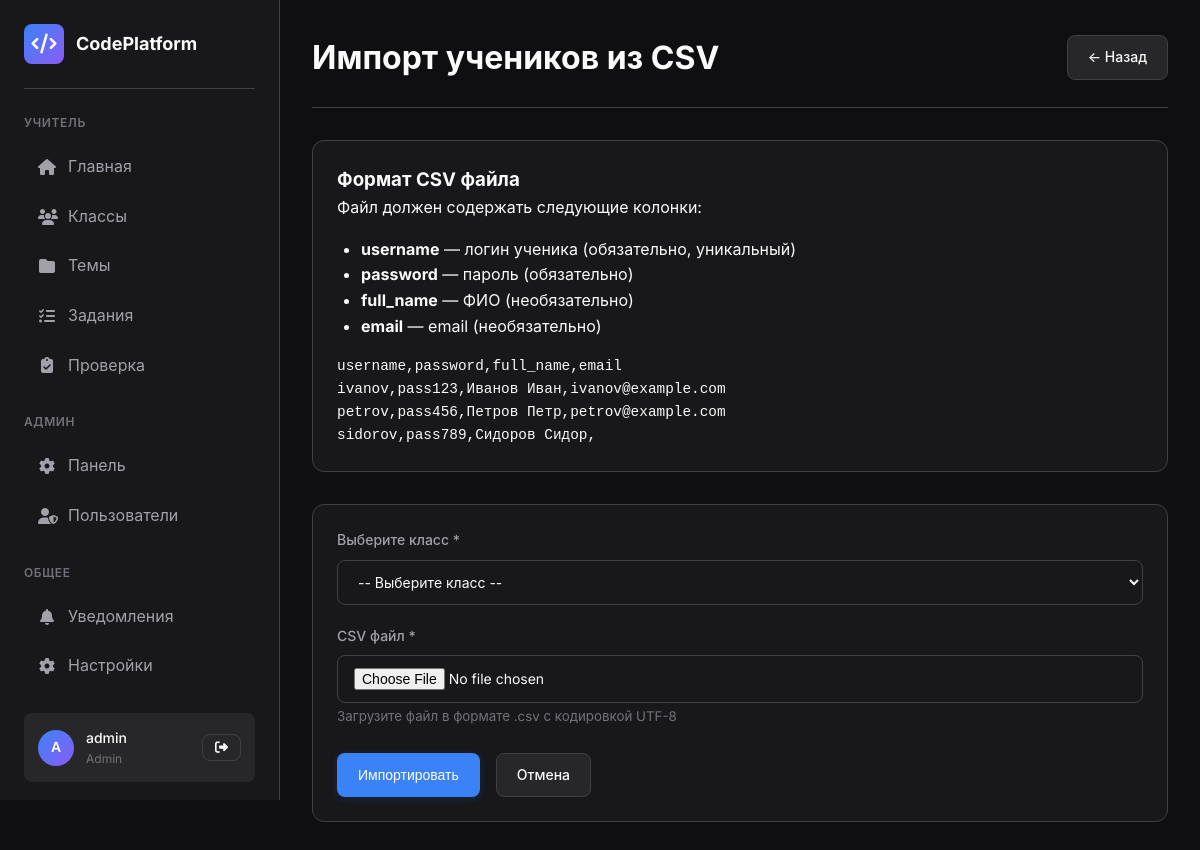
The page /teacher/students/import (signed in) on the database its author committed.
### models.py (models this page shows, shortened)
class User(UserMixin, db.Model):
    __tablename__ = 'users'
    id = db.Column(db.Integer, primary_key=True)
    username = db.Column(db.String(80), unique=True, nullable=False, index=True)
    email = db.Column(db.String(120), unique=True, nullable=False, index=True)
    password_hash = db.Column(db.String(256), nullable=False)
    role = db.Column(db.String(20), nullable=False, default='student')  # student, teacher, admin
    first_name = db.Column(db.String(50))
    last_name = db.Column(db.String(50))
    avatar_url = db.Column(db.String(255))
    is_active = db.Column(db.Boolean, default=True)
    created_at = db.Column(db.DateTime, default=datetime.utcnow)
    updated_at = db.Column(db.DateTime, default=datetime.utcnow, onupdate=datetime.utcnow)
    class_memberships = db.relationship('ClassMember', back_populates='user', cascade='all, delete-orphan')
    submissions = db.relationship('Submission', foreign_keys='Submission.user_id', back_populates='user', cascade='all, delete-orphan')
    created_assignments = db.relationship('Assignment', foreign_keys='Assignment.created_by', back_populates='creator', cascade='all, delete-orphan')
    graded_submissions = db.relationship('Submission', foreign_keys='Submission.graded_by', back_populates='grader')
    activity_logs = db.relationship('ActivityLog', back_populates='user', cascade='all, delete-orphan')
    @property
    def full_name(self):
        if self.first_name and self.last_name:
            return f"{self.first_name} {self.last_name}"
        return self.username

### app.py (the view, shortened to what this page needs)
@app.route('/teacher/students/import', methods=['GET', 'POST'])
@login_required
def import_students():
    if current_user.role not in ['teacher', 'admin']:
        flash('Доступ запрещён', 'error')
        return redirect(url_for('index'))
    class_groups = ClassGroup.query.join(ClassMember).filter(
        ClassMember.user_id == current_user.id
    ).all()
    if current_user.role == 'admin' and not class_groups:
        class_groups = ClassGroup.query.filter_by(is_active=True).all()
    return render_template('teacher/import_students.html', class_groups=class_groups)

### app.py (called while the page is built)
@login_manager.user_loader
def load_user(user_id):
    return User.query.get(int(user_id))

@app.context_processor
def utility_processor():
    def format_datetime(dt):
        if dt is None:
            return '—'
        return dt.strftime('%d.%m.%Y %H:%M')
    def format_date(dt):
        if dt is None:
            return '—'
        return dt.strftime('%d.%m.%Y')
    return {
        'formatDateTime': format_datetime,
        'formatDate': format_date
    }

### templates/teacher/import_students.html (shortened to what this page needs)
{% extends "base.html" %}
{% block content %}
<div class="header">
    <h1>Импорт учеников из CSV</h1>
    <a href="{{ url_for('teacher_dashboard') }}" class="btn btn-secondary">← Назад</a>
</div>
<div class="mt-4">
    <div class="card mb-4">
        <h3>Формат CSV файла</h3>
        <p>Файл должен содержать следующие колонки:</p>
        <ul style="margin: 1rem 0; padding-left: 1.5rem;">
            <li><strong>username</strong> — логин ученика (обязательно, уникальный)</li>
            <li><strong>password</strong> — пароль (обязательно)</li>
            <li><strong>full_name</strong> — ФИО (необязательно)</li>
            <li><strong>email</strong> — email (необязательно)</li>
        </ul>
        <div class="bg-dark p-3 rounded" style="font-family: monospace; font-size: 0.9rem;">
            <pre>username,password,full_name,email
ivanov,pass123,Иванов Иван,ivanov@example.com
petrov,pass456,Петров Петр,petrov@example.com
sidorov,pass789,Сидоров Сидор,</pre>
        </div>
    </div>
    <form method="POST" enctype="multipart/form-data" class="card">
        <div class="form-group">
            <label class="form-label">Выберите класс *</label>
            <select name="class_group_id" class="form-control" required>
                <option value="">-- Выберите класс --</option>
            </select>
        </div>
        <div class="form-group">
            <label class="form-label">CSV файл *</label>
            <input type="file" name="file" class="form-control" accept=".csv" required>
            <small class="text-muted">Загрузите файл в формате .csv с кодировкой UTF-8</small>
        </div>
        <div class="flex gap-2 mt-3">
            <button type="submit" class="btn btn-primary">Импортировать</button>
            <a href="{{ url_for('teacher_dashboard') }}" class="btn btn-secondary">Отмена</a>
        </div>
    </form>
</div>
{% endblock %}

### templates/base.html (shortened to what this page needs)
<!DOCTYPE html>
<html lang="ru" class="dark">
<head>
    <link rel="stylesheet" href="https://cdnjs.cloudflare.com/ajax/libs/font-awesome/6.4.0/css/all.min.css">
    <link rel="stylesheet" href="https://cdnjs.cloudflare.com/ajax/libs/codemirror/5.65.13/codemirror.min.css">
    <link rel="stylesheet" href="https://cdnjs.cloudflare.com/ajax/libs/codemirror/5.65.13/theme/dracula.min.css">
</head>
<body>
    {% if current_user.is_authenticated %}
    <div class="app-layout">
        <aside class="sidebar">
            <div class="logo">
                <div class="logo-icon">
                    <i class="fas fa-code"></i>
                </div>
                <span class="logo-text">CodePlatform</span>
            </div>
            <nav>
                {% if current_user.role == 'student' %}
                <div class="nav-section">
                    <div class="nav-section-title">Ученик</div>
                    <a href="{{ url_for('student_dashboard') }}" class="nav-item {% if request.endpoint == 'student_dashboard' %}active{% endif %}">
                        <i class="fas fa-home"></i>
                        <span>Главная</span>
                    </a>
                    <a href="{{ url_for('student_dashboard') }}#assignments" class="nav-item">
                        <i class="fas fa-book"></i>
                        <span>Задания</span>
                    </a>
                    <a href="{{ url_for('student_dashboard') }}#progress" class="nav-item">
                        <i class="fas fa-chart-line"></i>
                        <span>Прогресс</span>
                    </a>
                </div>
                {% elif current_user.role in ['teacher', 'admin'] %}
                <div class="nav-section">
                    <div class="nav-section-title">Учитель</div>
                    <a href="{{ url_for('teacher_dashboard') }}" class="nav-item {% if request.endpoint == 'teacher_dashboard' %}active{% endif %}">
                        <i class="fas fa-home"></i>
                        <span>Главная</span>
                    </a>
                    <a href="{{ url_for('manage_classes') }}" class="nav-item {% if request.endpoint == 'manage_classes' %}active{% endif %}">
                        <i class="fas fa-users"></i>
                        <span>Классы</span>
                    </a>
                    <a href="{{ url_for('manage_topics') }}" class="nav-item {% if request.endpoint == 'manage_topics' %}active{% endif %}">
                        <i class="fas fa-folder"></i>
                        <span>Темы</span>
                    </a>
                    <a href="{{ url_for('manage_assignments') }}" class="nav-item {% if request.endpoint == 'manage_assignments' %}active{% endif %}">
                        <i class="fas fa-tasks"></i>
                        <span>Задания</span>
                    </a>
                    <a href="{{ url_for('review_submissions') }}" class="nav-item {% if request.endpoint == 'review_submissions' %}active{% endif %}">
                        <i class="fas fa-clipboard-check"></i>
                        <span>Проверка</span>
                    </a>
                </div>
                {% endif %}
                {% if current_user.role == 'admin' %}
                <div class="nav-section">
                    <div class="nav-section-title">Админ</div>
                    <a href="{{ url_for('admin_dashboard') }}" class="nav-item {% if request.endpoint == 'admin_dashboard' %}active{% endif %}">
                        <i class="fas fa-cog"></i>
                        <span>Панель</span>
                    </a>
                    <a href="{{ url_for('manage_users') }}" class="nav-item">
                        <i class="fas fa-user-shield"></i>
                        <span>Пользователи</span>
                    </a>
                </div>
                {% endif %}
                <div class="nav-section">
                    <div class="nav-section-title">Общее</div>
                    <a href="#" class="nav-item">
                        <i class="fas fa-bell"></i>
                        <span>Уведомления</span>
                    </a>
                    <a href="#" class="nav-item">
                        <i class="fas fa-cog"></i>
                        <span>Настройки</span>
                    </a>
                </div>
            </nav>
            <div class="user-menu">
                <div class="user-avatar">
                    {{ current_user.username[0].upper() }}
                </div>
                <div class="user-info">
                    <div class="user-name">{{ current_user.full_name }}</div>
                    <div class="user-role">{{ current_user.role|capitalize }}</div>
                </div>
                <a href="{{ url_for('logout') }}" class="btn btn-sm btn-secondary">
                    <i class="fas fa-sign-out-alt"></i>
                </a>
            </div>
        </aside>
        <main class="main-content">
            {% block content %}{% endblock %}
        </main>
    </div>
    {% else %}
    <main>
        {% block content_guest %}{% endblock %}
    </main>
    {% endif %}
</body>
</html>

### rows shown on the page
User: username "A", full_name "admin", role "Admin"
